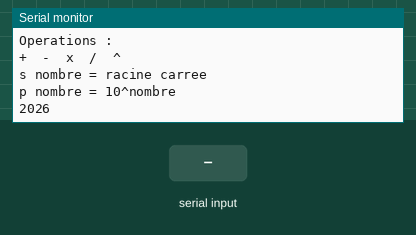
The sketch below on a simulated Arduino Uno, built with avr-gcc and run on an emulated ATmega328P. On the bench: the last lines printed to the serial monitor. The inputs (shaded band) are chosen by the test bench.

Above: at 1.7 s.
1.8 s: "+\n" received over Serial
At 2.2 s:
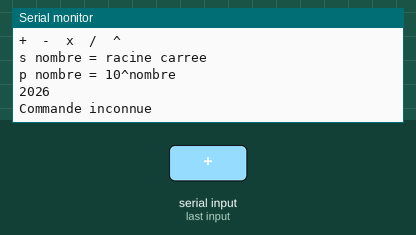
3.3 s: "90/45/200\n" received over Serial
At 3.6 s:
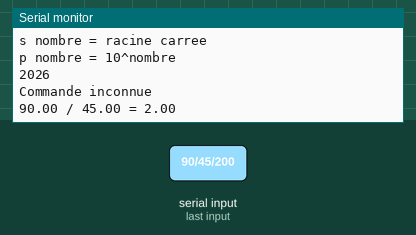
4.8 s: "s90\n" received over Serial
At 5.7 s:
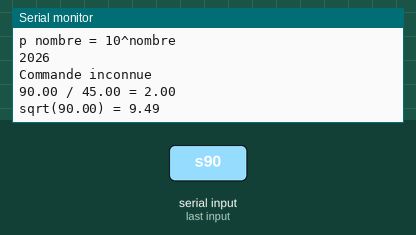
6.3 s: "p90\n" received over Serial
At 6.9 s:
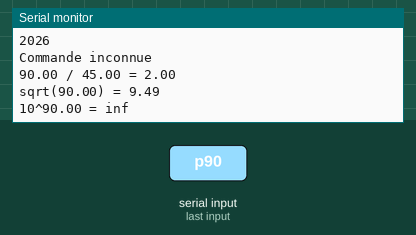
7.8 s: "p/45\n" received over Serial
At 9.3 s:
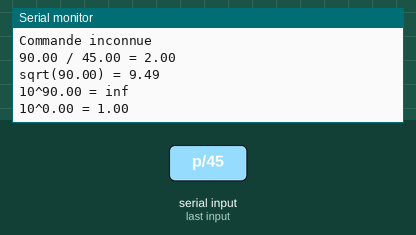

The sketch:

calculatrice.ino
```cpp
#include <math.h>

String cmd = "";

void setup() {
  Serial.begin(9600);
  Serial.println("Mode d'emploi a lire avant première utilisation.");
  Serial.println("Calculatrice externe pour personne qui n'on pas de procésseur assez puissant pour calculer des chiffres sur le processeur et donc calculer sur un arduino externe branché en usb sur l'ordinateur pour ne pas encombrer les recources du pauvre pc meme si ca utilise encore des recources mais ca en utilise moins que si on calcule directement sur le processeur pourit et donc risquer de faire crash le pc");
  Serial.println("Je paris que tu n'as pas lu en haut");
  Serial.println("Operations :");
  Serial.println("+  -  x  /  ^");
  Serial.println("s nombre = racine carree");
  Serial.println("p nombre = 10^nombre");
  Serial.println("2026");
}

void loop() {

  if (Serial.available()) {

    cmd = Serial.readStringUntil('\n');
    cmd.trim();

    if (cmd.length() == 0)
      return;


    // Racine carrée
    if (cmd[0] == 's') {

      float x = cmd.substring(1).toFloat();

      if (x < 0) {
        Serial.println("Erreur : nombre negatif");
      } else {
        Serial.print("sqrt(");
        Serial.print(x);
        Serial.print(") = ");
        Serial.println(sqrt(x));
      }

      return;
    }


    // Puissance de 10
    if (cmd[0] == 'p') {

      float x = cmd.substring(1).toFloat();

      Serial.print("10^");
      Serial.print(x);
      Serial.print(" = ");
      Serial.println(pow(10, x));

      return;
    }


    // Operateurs classiques
    int pos = -1;
    char op = 0;


    for (int i = 1; i < cmd.length(); i++) {

      if (cmd[i] == '+' ||
          cmd[i] == '-' ||
          cmd[i] == 'x' ||
          cmd[i] == '/' ||
          cmd[i] == '^') {

        pos = i;
        op = cmd[i];
        break;
      }
    }


    if (pos == -1) {
      Serial.println("Commande inconnue");
      return;
    }


    float a = cmd.substring(0, pos).toFloat();
    float b = cmd.substring(pos + 1).toFloat();

    float resultat;


    switch(op) {

      case '+':
        resultat = a + b;
        break;

      case '-':
        resultat = a - b;
        break;

      case 'x':
        resultat = a * b;
        break;

      case '/':
        resultat = a / b;
        break;

      case '^':
        resultat = pow(a, b);
        break;
      case 'a':
      resultat = 67;
      break;
    }

   if (resultat == 67 )
   {
    Serial.print("67!!!!!!!!!67");
   }
   else
   {
    Serial.print(a);
    Serial.print(" ");
    Serial.print(op);
    Serial.print(" ");
    Serial.print(b);
    Serial.print(" = ");
    Serial.println(resultat);
   }
  }
}
```

Measured:
- after the input at 1.8 s, the serial monitor: prints a new line at once (image 1)
- after the input at 3.3 s, the serial monitor: prints a new line at once (image 2)
- after the input at 4.8 s, the serial monitor: prints a new line at once (image 3)
- after the input at 6.3 s, the serial monitor: prints a new line at once (image 4)
- after the input at 7.8 s, the serial monitor: prints a new line at once (image 5)
